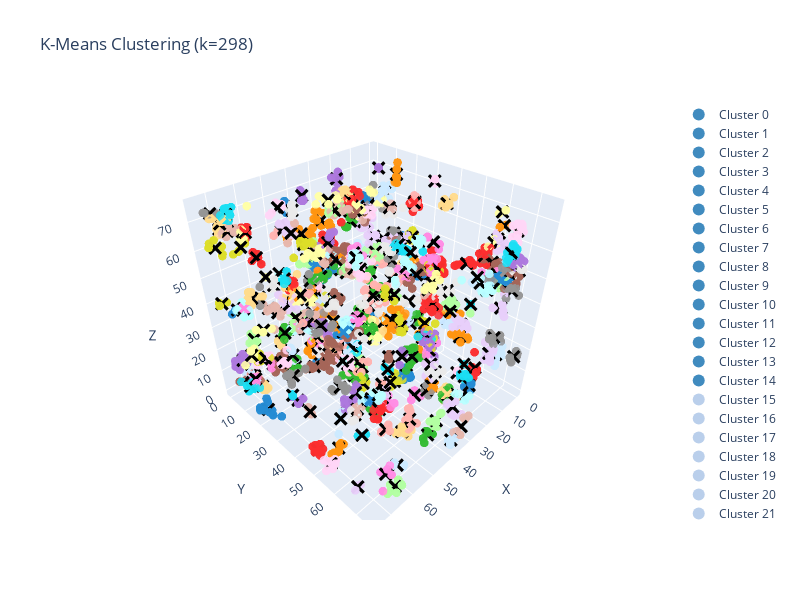
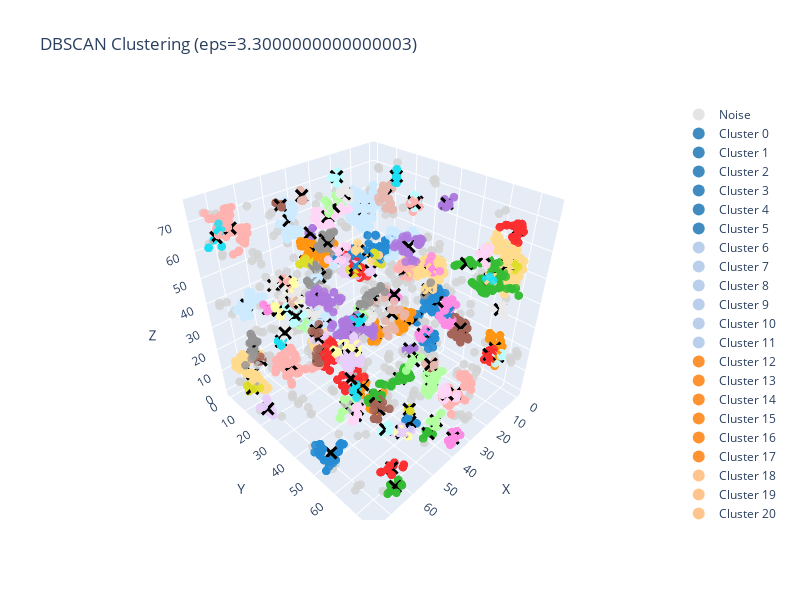
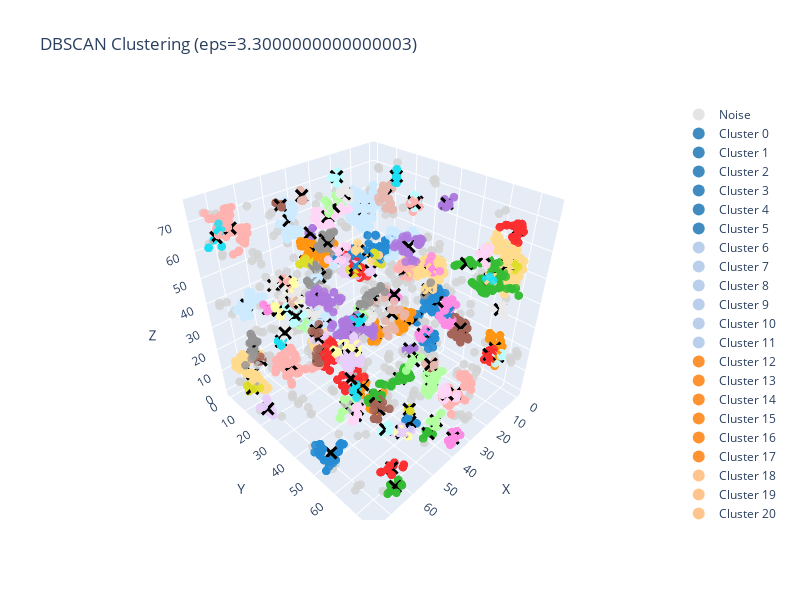
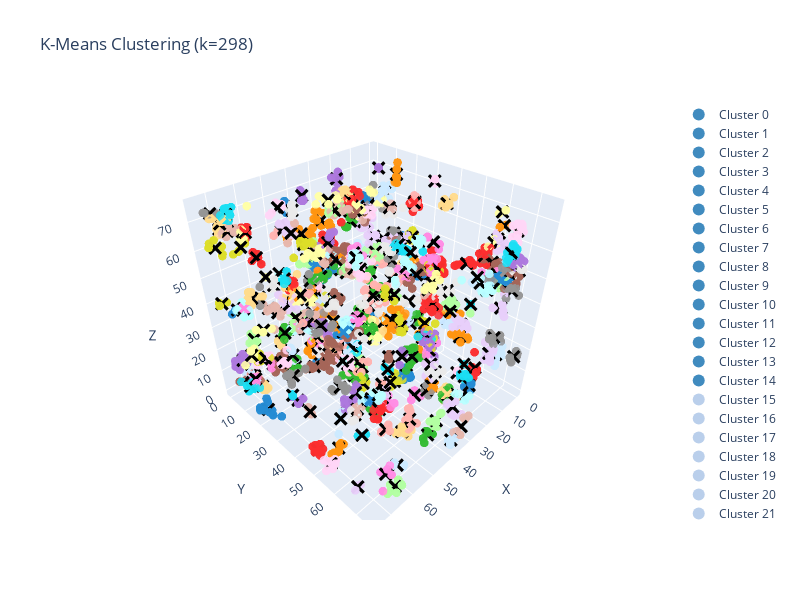

Notebook code cell kept with these figures, in order:
### Markdown cell above
# Clusters

### Code cell
# Use 3D positions of high-probability galaxies
data = positions[high_mask]  # shape (n_high, 3)

n_high = data.shape[0]
if n_high < 3:
    raise ValueError(f"Not enough high-probability galaxies for clustering (need >= 3). Got {n_high}.")

# Initialize analyzer
analyzer = GalaxyClusteringAnalyzer(data, verbose=True)

# Run complete analysis (k is internally bounded by n_samples-1)
results = analyzer.run_complete_analysis(max_k=300, eps_range=np.arange(0.1, 10.0, 0.1))

# Access final kmeans metrics
final_kmeans = results["kmeans_optimized"]
print("\nFinal K-Means clustering metrics:")
for metric, value in final_kmeans["metrics"].items():
    if isinstance(value, dict):
        continue
    print(f"  {metric}: {value}")

eps_best = results["natural_estimate"]["eps"]
print(f"\nBest DBSCAN eps: {eps_best}")

dbscan_run = analyzer.run_dbscan(eps=eps_best, min_samples=5)
analyzer._plot_3d_clusters(
    dbscan_run["labels"],
    dbscan_run["centers"],
    title=f"DBSCAN (eps={eps_best})",
    # save_path=Path(plot_dir) / "dbscan_eps2.5.png",
    show=False,
 )

kmeans_run = analyzer.run_kmeans(n_clusters=len(results['kmeans_optimized']['centers']))
analyzer._plot_3d_clusters(
    kmeans_run["labels"],
    kmeans_run["centers"],
    title="K-Means Clustering (n_clusters={})".format(len(kmeans_run["centers"])),
    # save_path=Path(plot_dir) / "kmeans.png",
    show=False,
 )

print(f"Number of clusters found by DBSCAN: {len(dbscan_run['centers'])}")
print(f"Number of clusters found by KMeans: {len(kmeans_run['centers'])}")
try:
    n_voids = len(void_centers) if void_centers is not None else 'Unknown'
except NameError:
    n_voids = 'Unknown'
print(f"Number of true voids: {n_voids}")
